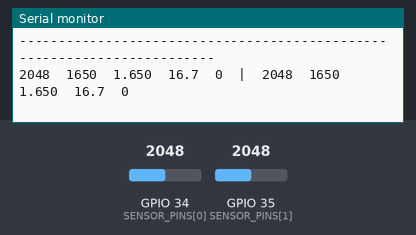
Bench run of a sketch on a simulated ESP32. Shown: the last lines printed to the serial monitor. The inputs (shaded band) are chosen by the test bench; at power-on: GPIO 34 (SENSOR_PINS[0]) = 2048, GPIO 35 (SENSOR_PINS[1]) = 2048.

Above: at 1.7 s.
1.8 s: GPIO 34 (SENSOR_PINS[0]) set to 467
At 3.1 s:
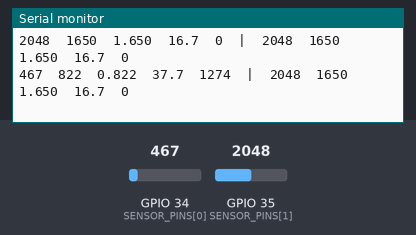
3.3 s: GPIO 34 (SENSOR_PINS[0]) set to 397
At 5.2 s:
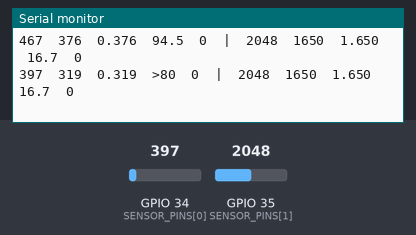
6.3 s: GPIO 35 (SENSOR_PINS[1]) set to 461
At 7.2 s:
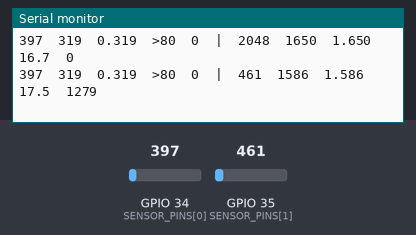
7.8 s: GPIO 35 (SENSOR_PINS[1]) set to 405
At 8.7 s:
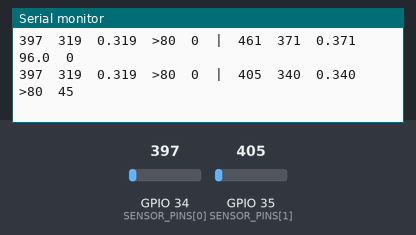

Measured:
- the behaviour switches between 435 and 434 on GPIO 34 (SENSOR_PINS[0]) (found by bisection; images 1 and 2)
- the behaviour switches between 435 and 434 on GPIO 35 (SENSOR_PINS[1]) (found by bisection; images 3 and 4)
- after the input at 1.8 s, the serial monitor: prints a new line after 0.53 s (image 1)
- after the input at 3.3 s, the serial monitor: prints a new line after 1.0 s (image 2)
- after the input at 6.3 s, the serial monitor: prints a new line after 0.07 s (image 3)
- after the input at 7.8 s, the serial monitor: prints a new line after 0.58 s (image 4)

The sketch:

ir_sensor_check.ino
```cpp
/*
 * Unit test: GP2Y0A21YK0F IR distance sensor bring-up (both sensors)
 * ------------------------------------------------------------
 * Makes no decisions - only prints what each sensor outputs, plus a
 * noise figure. Run this BEFORE the main firmware to validate wiring.
 *
 * Wiring (both sensors):
 *   red    -> VIN   (~5 V when the board is USB powered)
 *   black  -> GND
 *   yellow -> GPIO34 (seat 0), GPIO35 (seat 1)
 *   10 uF capacitor between VIN and GND, right next to each sensor
 *   (recommended by the datasheet; see Documentation/04_HARDWARE.md)
 *
 * Serial monitor: 115200. For each sensor:
 *   raw     : raw ADC count (0-4095)
 *   mV      : average of N samples, factory-calibrated
 *   volt    : same in volts
 *   cm      : datasheet fit d = 29.988 * V^-1.173  (">80" = no reflection)
 *             only valid 10-80 cm
 *   noise   : max - min over the N samples [mV]. <100 good, >150 check capacitor
 * ------------------------------------------------------------
 */

#include <Arduino.h>
#include <math.h>

const uint8_t  N_SENSORS = 2;
const uint8_t  SENSOR_PINS[N_SENSORS] = {34, 35};
const uint8_t  N         = 20;   // samples per line
const uint16_t SAMPLE_MS = 40;   // sensor updates every ~38 ms
const uint32_t PERIOD_MS = 200;

void printSensor(int raw, float avgMv, uint16_t noise) {
  float volts = avgMv / 1000.0f;
  float cm    = (volts < 0.35f) ? -1.0f : 29.988f * powf(volts, -1.173f);

  Serial.print(raw);       Serial.print('\t');
  Serial.print(avgMv, 0);  Serial.print('\t');
  Serial.print(volts, 3);  Serial.print('\t');
  if (cm < 0) Serial.print(F(">80"));
  else        Serial.print(cm, 1);
  Serial.print('\t');
  Serial.print(noise);
}

void setup() {
  Serial.begin(115200);
  delay(500);
  for (uint8_t s = 0; s < N_SENSORS; s++) {
    // Full range up to ~3.1 V. ADC_11db is the Arduino-core name
    // (ADC_ATTEN_DB_12 does not compile on the team's installed core).
    analogSetPinAttenuation(SENSOR_PINS[s], ADC_11db);
  }

  Serial.println();
  Serial.println(F("GP2Y0A21YK0F sensor check - seat 0 = GPIO34, seat 1 = GPIO35"));
  Serial.println(F("S0 raw\tmV\tvolt\tcm\tnoise\t|  S1 raw\tmV\tvolt\tcm\tnoise"));
  Serial.println(F("------------------------------------------------------------------------"));
}

void loop() {
  uint32_t sumMv[N_SENSORS] = {0};
  uint16_t minMv[N_SENSORS], maxMv[N_SENSORS];
  int      lastRaw[N_SENSORS] = {0};
  for (uint8_t s = 0; s < N_SENSORS; s++) { minMv[s] = 65535; maxMv[s] = 0; }

  for (uint8_t i = 0; i < N; i++) {
    for (uint8_t s = 0; s < N_SENSORS; s++) {
      lastRaw[s] = analogRead(SENSOR_PINS[s]);
      uint16_t mv = analogReadMilliVolts(SENSOR_PINS[s]);
      sumMv[s] += mv;
      if (mv < minMv[s]) minMv[s] = mv;
      if (mv > maxMv[s]) maxMv[s] = mv;
    }
    delay(SAMPLE_MS);
  }

  for (uint8_t s = 0; s < N_SENSORS; s++) {
    if (s > 0) Serial.print(F("\t|  "));
    printSensor(lastRaw[s], sumMv[s] / (float)N, maxMv[s] - minMv[s]);
  }
  Serial.println();

  delay(PERIOD_MS);
}
```
